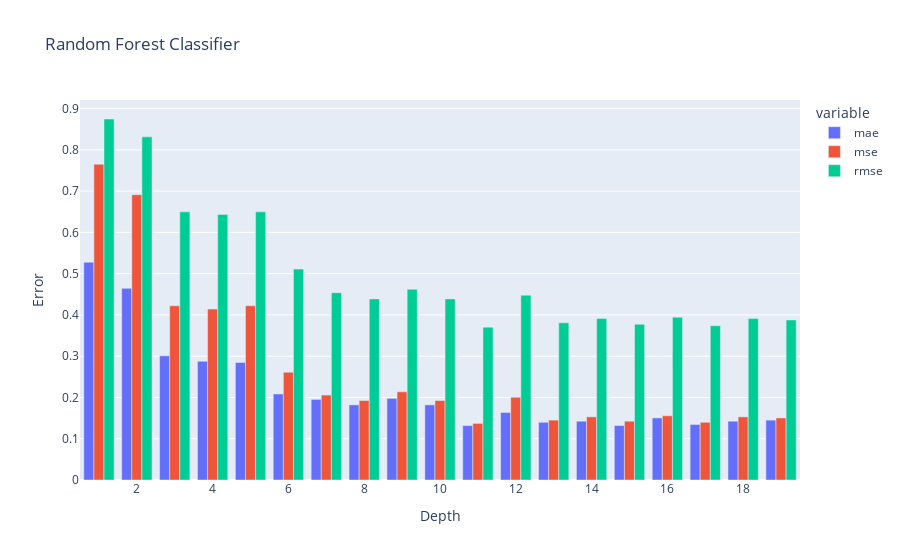

The notebook cell this image was saved under:
### Code cell
df.plot.bar(x='depth', y=['mae', 'mse', 'rmse'], title='Random Forest Classifier',
            barmode='group', labels={'value': 'Error', 'depth': 'Depth'})

### Figure 1 — Plotly figure (JSON) as saved in the notebook; plotly's stock layout.template omitted (floating-point values rounded to 4 significant figures)
{"data": [{"alignmentgroup": "True", "hovertemplate": "variable=mae<br>Depth=%{x}<br>Error=%{y}<extra></extra>", "legendgroup": "mae", "marker": {"color": "#636efa", "pattern": {"shape": ""}}, "name": "mae", "offsetgroup": "mae", "orientation": "v", "showlegend": true, "textposition": "auto", "type": "bar", "x": [1, 2, 3, 4, 5, 6, 7, 8, 9, 10, 11, 12, 13, 14, 15, 16, 17, 18, 19], "xaxis": "x", "y": [0.5277, 0.4644, 0.3008, 0.2876, 0.285, 0.2084, 0.1953, 0.1821, 0.1979, 0.1821, 0.1319, 0.1636, 0.1398, 0.1425, 0.1319, 0.1504, 0.1346, 0.1425, 0.1451], "yaxis": "y"}, {"alignmentgroup": "True", "hovertemplate": "variable=mse<br>Depth=%{x}<br>Error=%{y}<extra></extra>", "legendgroup": "mse", "marker": {"color": "#EF553B", "pattern": {"shape": ""}}, "name": "mse", "offsetgroup": "mse", "orientation": "v", "showlegend": true, "textposition": "auto", "type": "bar", "x": [1, 2, 3, 4, 5, 6, 7, 8, 9, 10, 11, 12, 13, 14, 15, 16, 17, 18, 19], "xaxis": "x", "y": [0.7652, 0.6913, 0.4222, 0.4142, 0.4222, 0.2612, 0.2058, 0.1926, 0.2137, 0.1926, 0.1372, 0.2005, 0.1451, 0.153, 0.1425, 0.1557, 0.1398, 0.153, 0.1504], "yaxis": "y"}, {"alignmentgroup": "True", "hovertemplate": "variable=rmse<br>Depth=%{x}<br>Error=%{y}<extra></extra>", "legendgroup": "rmse", "marker": {"color": "#00cc96", "pattern": {"shape": ""}}, "name": "rmse", "offsetgroup": "rmse", "orientation": "v", "showlegend": true, "textposition": "auto", "type": "bar", "x": [1, 2, 3, 4, 5, 6, 7, 8, 9, 10, 11, 12, 13, 14, 15, 16, 17, 18, 19], "xaxis": "x", "y": [0.8747, 0.8314, 0.6497, 0.6436, 0.6497, 0.5111, 0.4537, 0.4389, 0.4623, 0.4389, 0.3704, 0.4478, 0.3809, 0.3912, 0.3775, 0.3946, 0.374, 0.3912, 0.3878], "yaxis": "y"}], "layout": {"barmode": "group", "legend": {"title": {"text": "variable"}, "tracegroupgap": 0}, "title": {"text": "Random Forest Classifier"}, "xaxis": {"anchor": "y", "domain": [0, 1], "title": {"text": "Depth"}}, "yaxis": {"anchor": "x", "domain": [0, 1], "title": {"text": "Error"}}}}
